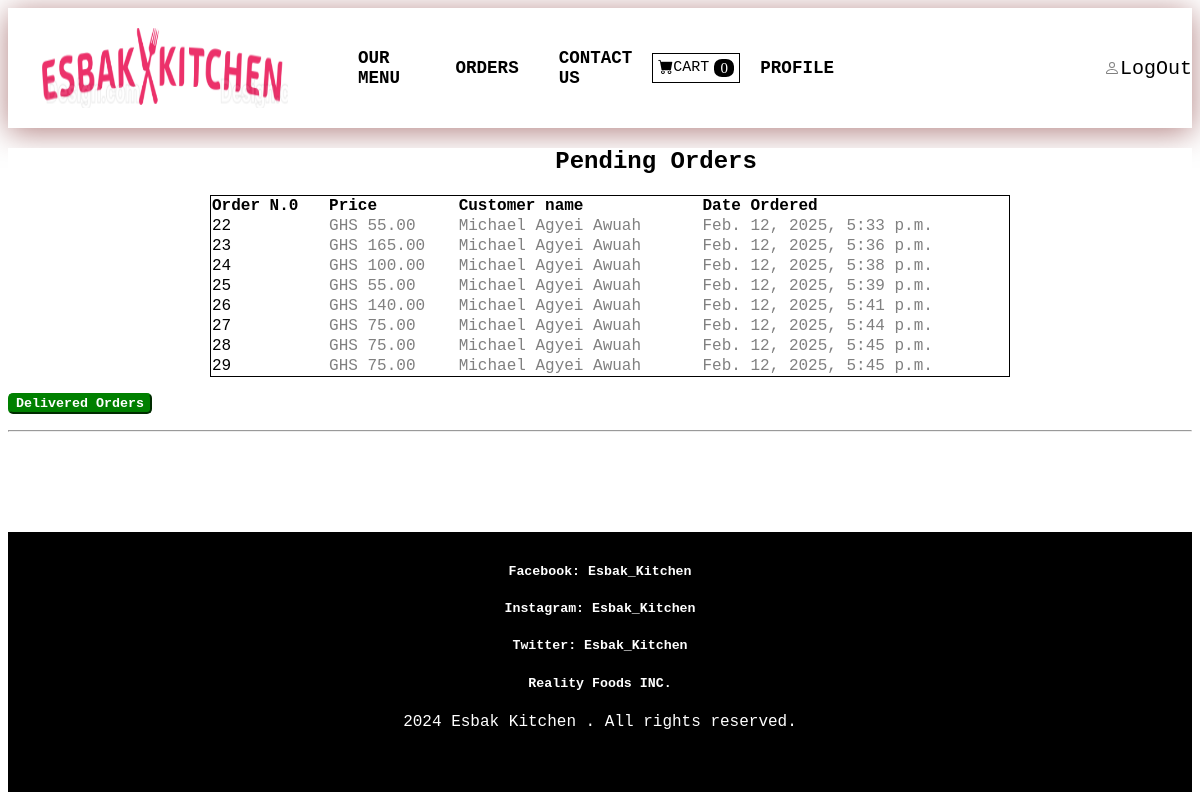
The app's page /payment/undelivered_dashboard (signed in) with its own data.
### Payment/models.py (models this page shows, shortened)
class Order(models.Model):
    user = models.ForeignKey(Customer, on_delete=models.CASCADE, blank=True, null=True)
    full_name = models.CharField(max_length=250)
    Delivery_address = models.TextField(max_length=15000)
    amount_paid = models.DecimalField(max_digits=7, decimal_places=2)
    date_ordered = models.DateTimeField(auto_now_add=True)
    delivered = models.BooleanField(default=False)
    date_delivered = models.DateTimeField(blank=True, null=True)

### Payment/views.py (the view)
# urls.py: path('undelivered_dashboard', views.undelivered_dashboard, name = 'undelivered'),
def undelivered_dashboard(request):
     if request.user.is_authenticated and request.user.is_superuser:
        orders = Order.objects.filter(delivered = False)
        return render(request,'payment/undelivered_dashboard.html',{'order':orders})
     else:
        messages.success(request,"Access denied")
        return redirect('home')

### cart/cart.py (called while the page is built)
    def __len__(self):
        return len(self.cart)

### cart/context_processors.py (called while the page is built)
def cart(request):
    return{'cart':Cart(request)}

### templates/payment/undelivered_dashboard.html (shortened to what this page needs)
{% extends 'navbar.html' %}
{% block content %}
<body>
    <h2>  &nbsp; &nbsp;  &nbsp;  &nbsp;  &nbsp;  &nbsp;  &nbsp;  &nbsp; &nbsp; &nbsp; &nbsp; &nbsp; &nbsp; &nbsp; &nbsp; &nbsp;  &nbsp;  &nbsp;  &nbsp;
        Pending Orders</h2>
<div class="Order-summary"> <table>
    <thead>
      <tr>
        <td><b>Order N.0</b></td>
        <td><b>Price</td>
        <td><b>Customer name</b></td>
        <td><b>Date Ordered</b></td>
      </tr>
    </thead>
    {% for items in order %}
    <tbody>
      <tr>
        <td><a href= {% url 'orders' items.id %}>{{items.id}}</a></td>
        <td>GHS {{items.amount_paid}}</td>
        <td>{{items.full_name}}</td>
        <td>{{items.date_ordered}}</td>
        {% endfor %}
      </tr>
    </tbody>
  </table></div>
  <p class="checkout"><button><a href="{% url 'delivered' %}">Delivered Orders</a></button></p><hr/>
</body>
{% endblock %}

### static/css/style.css (style rules this page uses)
* { font-family: 'Courier New', Courier, monospace; background-color: white; }
a { text-decoration: none; display: flex; }
a { text-decoration: none; color: black; }

### static/css/menu.css (style rules this page uses)
body { font-family: 'Courier New', Courier, monospace; background-color:white }
.checkout button { background-color: green; color: white; border-color: green; border-radius: 5px; cursor: pointer; font-weight: bold; transition: opacity 0.3s ease; }
.checkout a { text-decoration: none; background-color: green; color: white; }
.Order-summary { font-family: Arial, sans-serif; margin: 10px; max-width: 800px; margin: 0 auto; }
.Order-summary table { width: 100%; border-collapse: collapse; margin-top: 20px; margin: 10px; align-items: center; border:solid 1px black }
.Order-summary tbody { color: gray; margin-bottom: 40px; }

### records on screen
Order: id "22", amount_paid "55.00", full_name "Michael Agyei Awuah", date_ordered "Feb. 12, 2025, 5:33 p.m."
Order: id "23", amount_paid "165.00", full_name "Michael Agyei Awuah", date_ordered "Feb. 12, 2025, 5:36 p.m."
Order: id "24", amount_paid "100.00", full_name "Michael Agyei Awuah", date_ordered "Feb. 12, 2025, 5:38 p.m."
Order: id "25", amount_paid "55.00", full_name "Michael Agyei Awuah", date_ordered "Feb. 12, 2025, 5:39 p.m."
Order: id "26", amount_paid "140.00", full_name "Michael Agyei Awuah", date_ordered "Feb. 12, 2025, 5:41 p.m."
Order: id "27", amount_paid "75.00", full_name "Michael Agyei Awuah", date_ordered "Feb. 12, 2025, 5:44 p.m."
Order: id "28", amount_paid "75.00", full_name "Michael Agyei Awuah", date_ordered "Feb. 12, 2025, 5:45 p.m."
Order: id "29", amount_paid "75.00", full_name "Michael Agyei Awuah", date_ordered "Feb. 12, 2025, 5:45 p.m."

### other values on screen
{{ cart|length }} "0"
